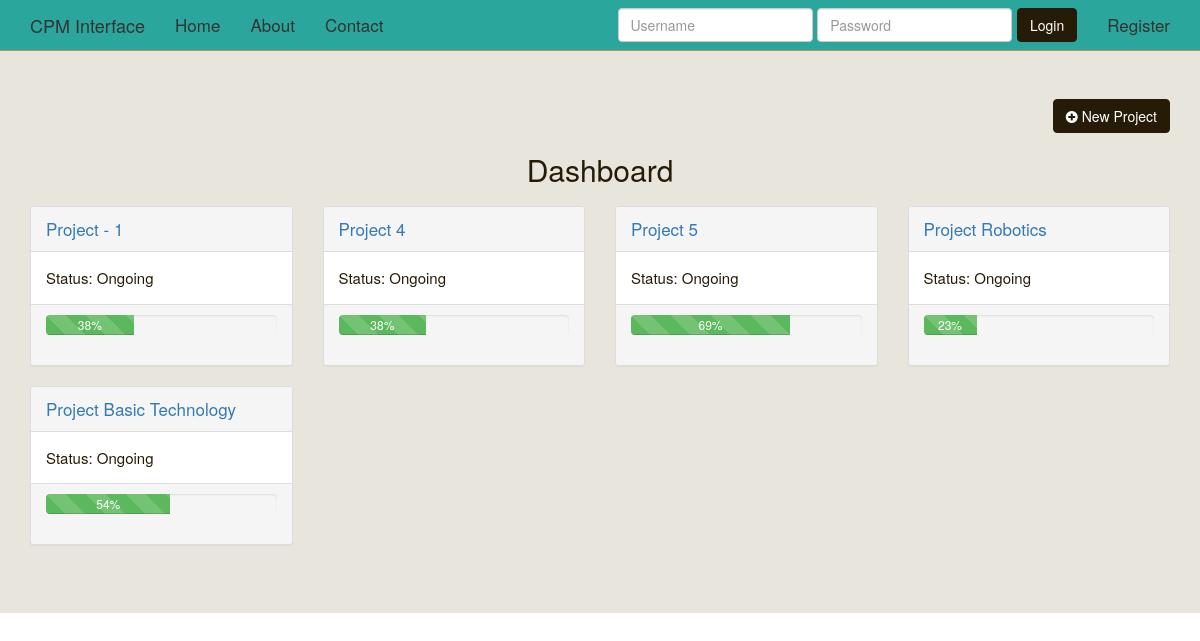
Before: /profile/ with the older database file.
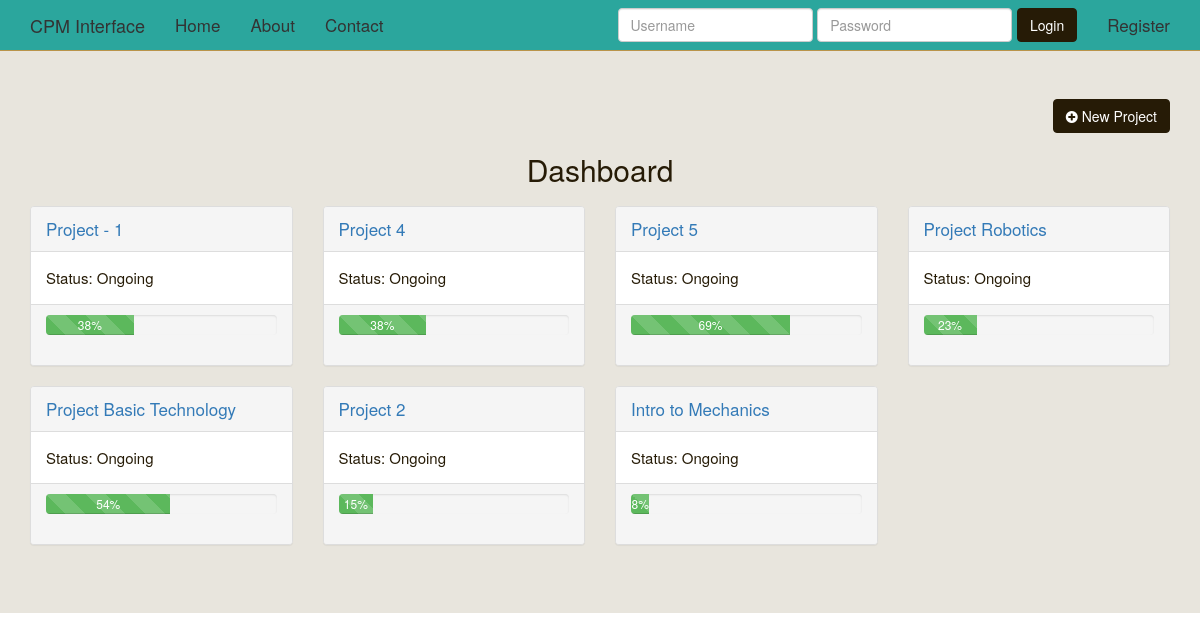
After: the same page with the newer database file.
### cpm/models.py (models this page shows, shortened)
class Project(models.Model):
	name = models.CharField(max_length=50, blank=False, null=False, unique=True)
	status = models.CharField(max_length=15,blank = False,null=False)
	completion = models.IntegerField(blank=False, null=False,validators=[MaxValueValidator(100), MinValueValidator(1)])
	start_date = models.DateTimeField()
	end_date = models.DateTimeField()

### cpm/views.py (the view)
# urls.py: url(r'^profile/$', cpm.views.profile, name='profile'),
def profile(request):
    project_data = Project.objects.all()
    context={
            "form":project_data
        }
    return render(request, "profile.html",context)

### templates/profile.html (shortened to what this page needs)
{% extends "base.html" %}
{% load staticfiles %}
{% block jumbotron %}
<div class="jumbotron">
<div class="container">
<a type = "button "class="btn btn-default pull-right"href="{% url 'addproject' %}"> <i class= "fa fa-plus-circle"></i> New Project</a>
<div class="row">
<div class='col-sm-12'>
<h2 class="text-align-center">Dashboard</h2>	<div class='row'>
	{%for project in form %}
		<div class='col-md-3'>
		<div class="panel panel-default">
	    <div class="panel-heading"><a href="{% url 'projectoverview' name=project.name%}" >{{project.name}}</a></div>
	    <div class="panel-body" style='font-size:15px;'>Status: {{project.status}}</div>
	    <div class="panel-footer">
	  <div class="progress">
			  <div class="progress-bar progress-bar-success progress-bar-striped active" role="progressbar"
			  aria-valuenow="40" aria-valuemin="0" aria-valuemax="100" style="width:{{project.completion}}%">
			    {{project.completion}}%
			  </div>
		</div>
		</div>
  </div>
	</div>
	{% endfor %}
</div>
</div>
</div>
</div>
{% endblock %}

Changed rows visible on the page:
added Project: name "Project 2", status "Ongoing", completion "15"
added Project: name "Intro to Mechanics", status "Ongoing", completion "8"
